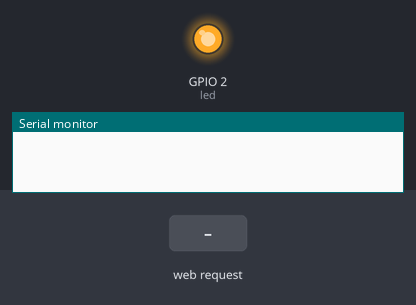
Simulated run of this sketch. Board: ESP8266 (NodeMCU). Parts: output pins drawn as LEDs (lit = HIGH), the last lines printed to the serial monitor. The test bench sets the inputs (shaded band). WiFi joins after 1.5 s; servers stay silent unless stated.

Above: at 0.1 s.
At 2.7 s:
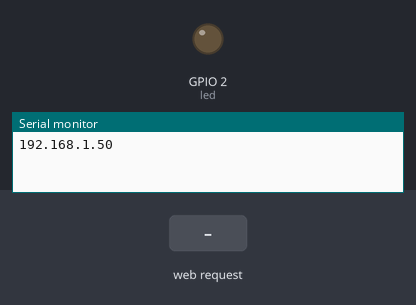
2.8 s: HTTP request GET / received
4.3 s: HTTP request GET /?left_speed=1 received
5.8 s: HTTP request GET /?left_speed=120 received
Timing chart, 0 to 8.8 s (numbered marks = the images above; inputs shaded):
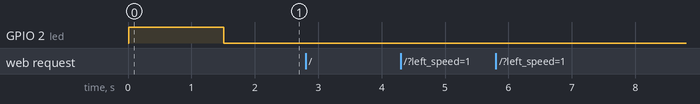

The sketch:

ESP_Firmware.ino
```cpp
//This code is modified from
//https://tttapa.github.io/ESP8266/Chap07%20-%20Wi-Fi%20Connections.html

#include <ESP8266WiFi.h>
#include <WiFiClient.h>
#include <ESP8266WiFiMulti.h>
#include <ESP8266mDNS.h>
#include <ESP8266WebServer.h>

ESP8266WiFiMulti wifiMulti;     // Create an instance of the ESP8266WiFiMulti class, called 'wifiMulti'

ESP8266WebServer server(80);    // Create a webserver object that listens for HTTP request on port 80

const int led = 2;

void handleMessage();
void handleNotFound();
void sendControllerCommand(String left_speed, String right_speed);

void setup(void){
  Serial.begin(9600);         // Start the Serial communication to send messages to the computer
  delay(10);
  //Serial.println('\n');

  pinMode(led, OUTPUT);
  digitalWrite(led,1);

  wifiMulti.addAP("jfrhome", "6108045996");   // add Wi-Fi networks you want to connect to

  //Serial.println("Connecting ...");
  int i = 0;
  while (wifiMulti.run() != WL_CONNECTED) { // Wait for the Wi-Fi to connect: scan for Wi-Fi networks, and connect to the strongest of the networks above
    delay(250);
    //Serial.print('.');
  }
  /*Serial.println('\n');
  Serial.print("Connected to ");
  Serial.println(WiFi.SSID());              // Tell us what network we're connected to
  Serial.print("IP address:\t");
  */
  Serial.println(WiFi.localIP());           // Send the IP address of the ESP8266 to the computer


  if (MDNS.begin("esp8266")) {              // Start the mDNS responder for esp8266.local
    //Serial.println("mDNS responder started");
  } else {
    //Serial.println("Error setting up MDNS responder!");
  }

  server.on("/", HTTP_GET, handleMessage);
  server.onNotFound(handleNotFound);

  server.begin();                           // Actually start the server
  //Serial.println("HTTP server started");
  digitalWrite(led,0);
}

void loop(void){
  server.handleClient();                    // Listen for HTTP requests from clients
}

void handleMessage() {
  String left_speed="0";
  String right_speed="0";
  String left_servo="127";
  String right_servo="127";
  if(server.hasArg("left_speed")){
    left_speed = server.arg("left_speed");
  }
  if(server.hasArg("right_speed")){
    right_speed = server.arg("right_speed");
  }
  if(server.hasArg("yaw_servo")){
    left_servo = server.arg("yaw_servo");
  }
  if(server.hasArg("pitch_servo")){
    right_servo = server.arg("pitch_servo");
  }
  server.send(200);
  sendControllerCommand(left_speed, right_speed, left_servo, right_servo);
}

void sendControllerCommand(String left_speed_s, String right_speed_s, String left_servo_s, String right_servo_s){
  int left_speed_i = left_speed_s.toInt();
  int right_speed_i = right_speed_s.toInt();

  uint8_t left_servo = left_servo_s.toInt();
  uint8_t right_servo = right_servo_s.toInt();

  uint8_t left_speed  = abs(left_speed_i);
  uint8_t right_speed = abs(right_speed_i);

  Serial.write(0xFF);
  Serial.write(((left_speed_i >= 0) << 1) | ((right_speed_i >= 0) << 0));
  Serial.write(left_speed);
  Serial.write(right_speed);
  Serial.write(left_servo);
  Serial.write(right_servo);


}

void handleNotFound(){
  server.send(404); // Send HTTP status 404 (Not Found) when there's no handler for the URI in the request
}
```
